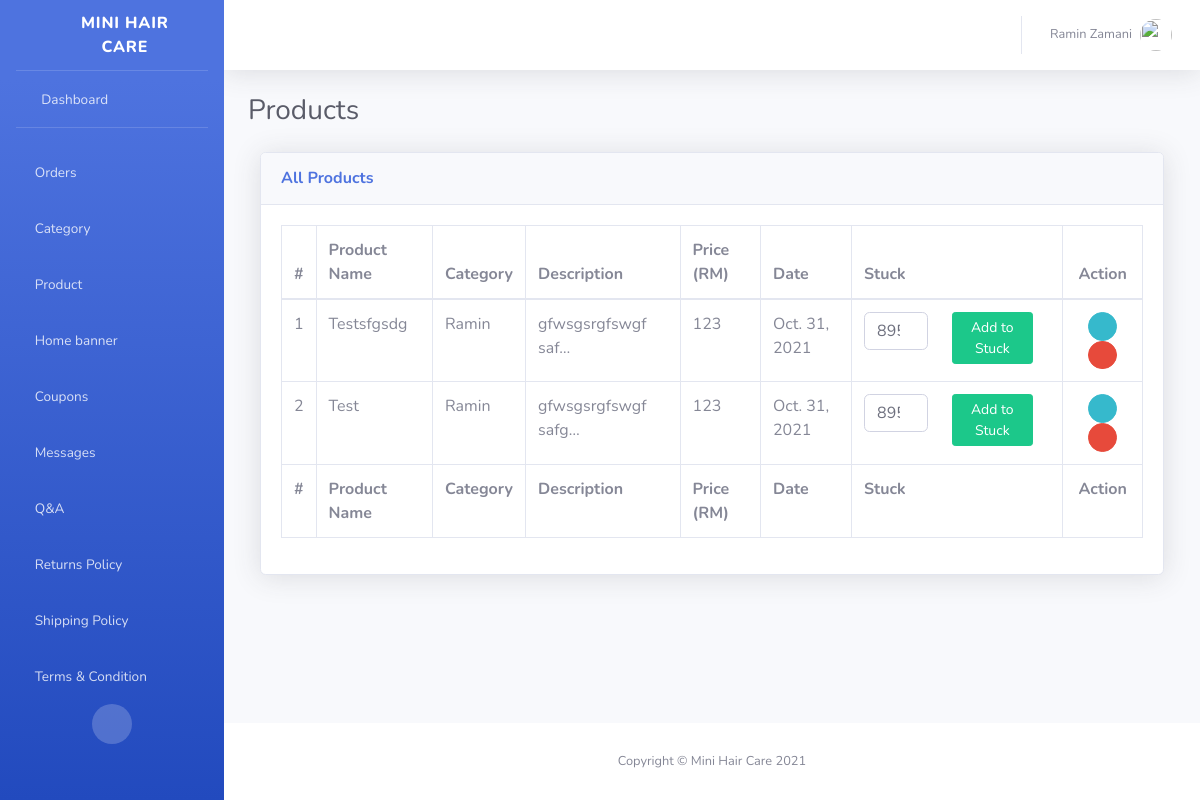
The app's page /viewproducts/ (signed in) with its own data.
### miniadmin/models.py (models this page shows, shortened)
class Product(models.Model):
    cat          = models.IntegerField(null=True, blank=True)
    img          = models.FileField(null=True, blank=True)
    product_name = models.CharField(max_length=255, null=True, blank=True)
    price        = models.IntegerField(null=True, blank=True)
    description  = models.TextField(null=True, blank=True)
    video        = models.CharField(max_length=255,null=True, blank=True)
    stuck        = models.IntegerField()
    user_pk = models.IntegerField()
    date = models.DateTimeField(auto_now_add=True)

class CatName(models.Model):
    cat_name = models.CharField(max_length=255)
    user_pk = models.IntegerField()
    date = models.DateTimeField(auto_now_add=True)

### miniadmin/views.py (the view, shortened to what this page needs)
# urls.py: path('viewproducts/', views.viewproducts, name='viewproducts'),
def viewproducts(request):
    if request.user.is_authenticated:
        user_type = UserInfo.objects.get(user_pk = request.user.pk)
        if user_type.permission == 'superuser':
            new_orders = DatePurchase.objects.filter(view = 'notyet').count
            msg = None
            msgw = None
            product = Product.objects.all().order_by('-pk')
            cat = CatName.objects.all()
        else:
            return redirect('/')
    else:
        return redirect('/')
    return render(request, 'viewproducts_admin.html',{
        'user_type':user_type,
        'product':product,
        'msg':msg,
        'msgw':msgw,
        'cat':cat,
        'new_orders':new_orders,
    })

### miniadmin/templates/viewproducts_admin.html (shortened to what this page needs)
{% extends 'masteradmin.html' %}
{% load static %}
{% load humanize %}
{% block content %}
<div class="container-fluid">
    <div class="d-sm-flex align-items-center justify-content-between mb-4">
        <h1 class="h3 mb-0 text-gray-800">Products</h1>
    </div>
    <div class="row">
        {% if product %}
            <div class="container-fluid">
                <div class="card shadow mb-4">
                    <div class="card-header py-3">
                        <h6 class="m-0 font-weight-bold text-primary">All Products</h6>
                    </div>
                    <div class="card-body">
                        <div class="table-responsive">
                            <table class="table table-bordered" id="dataTable" width="100%" cellspacing="0">
                                <thead>
                                    <tr>
                                        <th>#</th>
                                        <th>Product Name</th>
                                        <th>Category</th>
                                        <th>Description</th>
                                        <th>Price (RM)</th>
                                        <th>Date</th>
                                        <th>Stuck</th>
                                        <th class="text-center">Action</th>
                                    </tr>
                                </thead>
                                <tfoot>
                                    <tr>
                                        <th>#</th>
                                        <th>Product Name</th>
                                        <th>Category</th>
                                        <th>Description</th>
                                        <th>Price (RM)</th>
                                        <th>Date</th>
                                        <th>Stuck</th>
                                        <th class="text-center">Action</th>
                                    </tr>
                                </tfoot>
                                <tbody>
                                    {% for product in product %}
                                    <tr>
                                        <td>{{forloop.counter}}</td>
                                        <td class="text-capitalize">{{product.product_name}}</td>
                                        <td class="text-capitalize">
                                            {% for cat in cat %}
                                                {% if cat.pk == product.cat %}
                                                    {{cat.cat_name}}
                                                {% endif %}
                                            {% endfor %}
                                        </td>
                                        <td>{{product.description|truncatechars:20}}</td>
                                        <td>{{product.price}}</td>
                                        <td>{{product.date|naturalday}}</td>
                                        <td>
                                            <form method="POST" class="row">{% csrf_token %}
                                                <div class="col-5">
                                                    <input type="number" name="get_stuck" min="1" class="form-control" value="{{product.stuck}}">
                                                </div>
                                                <div class="col-6">
                                                    <button class="btn btn-success btn-sm" type="submit" name="add_on">Add to Stuck</button>
                                                </div>
                                            </form>
                                        </td>
                                        <td class="text-center">
                                            <a href="{% url 'edit_pro' pk=product.pk %}" class="btn btn-info btn-circle btn-sm">
                                                <i class="fas fa-pen"></i>
                                            </a>
                                            <a href="#" class="btn btn-danger btn-circle btn-sm" data-toggle="modal" data-target="#deleteModal{{product.pk}}">
                                                <i class="fas fa-trash"></i>
                                            </a>
                                        </td>
                                    </tr>
                                    {% endfor %}
                                </tbody>
                            </table>
                        </div>
                    </div>
                </div>
            </div>
       {% endif %}
    </div>
</div>
{% endblock %}

### miniadmin/templates/masteradmin.html (shortened to what this page needs)
{% load static %}
<!DOCTYPE html>
<html lang="en">
<head>
    <link href="{% static 'adminpanel/vendor/fontawesome-free/css/all.min.css' %}" rel="stylesheet" type="text/css">
    <link href="{% static 'adminpanel/css/sb-admin-2.min.css' %}" rel="stylesheet">
</head>
<body id="page-top">
    <div id="wrapper">
        <ul class="navbar-nav bg-gradient-primary sidebar sidebar-dark accordion" id="accordionSidebar">
            <a class="sidebar-brand d-flex align-items-center justify-content-center" href="index.html">
                <div class="sidebar-brand-icon rotate-n-15">
                    <i class="fas fa-laugh-wink"></i>
                </div>
                <div class="sidebar-brand-text mx-3">Mini hair care</div>
            </a>
            <hr class="sidebar-divider my-0">
            <li class="nav-item">
                <a class="nav-link" href="/adminpanel">
                    <i class="fas fa-fw fa-tachometer-alt"></i>
                    <span>Dashboard</span></a>
            </li>
            <hr class="sidebar-divider">
            <li class="nav-item">
                <a class="nav-link" href="/adminpurchases">
                    <i class="fas fa-layer-group fa-cog"></i>
                    <span>Orders
                    </span></a>
            </li>
            <li class="nav-item">
                <a class="nav-link" href="/addcategory">
                    <i class="fas fa-layer-group fa-cog"></i>
                    <span>Category</span></a>
            </li>
            <li class="nav-item">
                <a class="nav-link collapsed" href="#" data-toggle="collapse" data-target="#collapseTwo"
                    aria-expanded="true" aria-controls="collapseTwo">
                    <i class="fas fa-plus-square fa-cog"></i>
                    <span>Product</span>
                </a>
            </li>
            <li class="nav-item">
                <a class="nav-link" href="/homebanner">
                    <i class="fas fa-layer-group fa-cog"></i>
                    <span>Home banner</span></a>
            </li>
            <li class="nav-item">
                <a class="nav-link" href="/coupon">
                    <i class="fas fa-layer-group fa-cog"></i>
                    <span>Coupons</span></a>
            </li>
            <li class="nav-item">
                <a class="nav-link" href="/messages">
                    <i class="fas fa-layer-group fa-cog"></i>
                    <span>Messages</span></a>
            </li>
            <li class="nav-item">
                <a class="nav-link collapsed" href="#" data-toggle="collapse" data-target="#collapseTwo1"
                    aria-expanded="true" aria-controls="collapseTwo1">
                    <i class="fas fa-plus-square fa-cog"></i>
                    <span>Q&A</span>
                </a>
            </li>
            <li class="nav-item">
                <a class="nav-link" href="/returnspolicyadmin">
                    <i class="fas fa-layer-group fa-cog"></i>
                    <span>Returns Policy</span></a>
            </li>
            <li class="nav-item">
                <a class="nav-link" href="/shippingpolicyadmin">
                    <i class="fas fa-layer-group fa-cog"></i>
                    <span>Shipping Policy</span></a>
            </li>
            <li class="nav-item">
                <a class="nav-link" href="/temrsadmin">
                    <i class="fas fa-layer-group fa-cog"></i>
                    <span>Terms & Condition</span></a>
            </li>
            <div class="text-center d-none d-md-inline">
                <button class="rounded-circle border-0" id="sidebarToggle"></button>
            </div>
        </ul>
        <div id="content-wrapper" class="d-flex flex-column">
            <div id="content">
                <nav class="navbar navbar-expand navbar-light bg-white topbar mb-4 static-top shadow">
                    <ul class="navbar-nav ml-auto">
                        <li class="nav-item dropdown no-arrow">
                            <a class="nav-link dropdown-toggle" href="#" id="userDropdown" role="button"
                                data-toggle="dropdown" aria-haspopup="true" aria-expanded="false">
                                <span class="mr-2 d-none d-lg-inline text-gray-600 small">{{request.user.first_name}} {{request.user.last_name}}</span>
                                {% if user_type.img %}
                                    <img class="img-profile rounded-circle"
                                        src="{{user_type.img}}">
                                {% else %}
                                    <img class="img-profile rounded-circle"
                                        src="{% static 'adminpanel/img/undraw_profile.svg' %}">
                                {% endif %}
                            </a>
                        </li>
                    </ul>
                </nav>
                {% block content %}{% endblock %}
            </div>
            <footer class="sticky-footer bg-white">
                <div class="container my-auto">
                    <div class="copyright text-center my-auto">
                        <span>Copyright &copy; Mini Hair Care 2021</span>
                    </div>
                </div>
            </footer>
        </div>
    </div>
</body>
</html>

### records on screen
Product: product_name "Testsfgsdg", description "gfwsgsrgfswgf saf…", price "123", date "Oct. 31, 2021", get_stuck "895"
CatName: cat_name "Ramin"
Product: product_name "Test", description "gfwsgsrgfswgf safg…", price "123", date "Oct. 31, 2021", get_stuck "895"

### other values on screen
{{ request.user.first_name }} "Ramin"
{{ request.user.last_name }} "Zamani"
